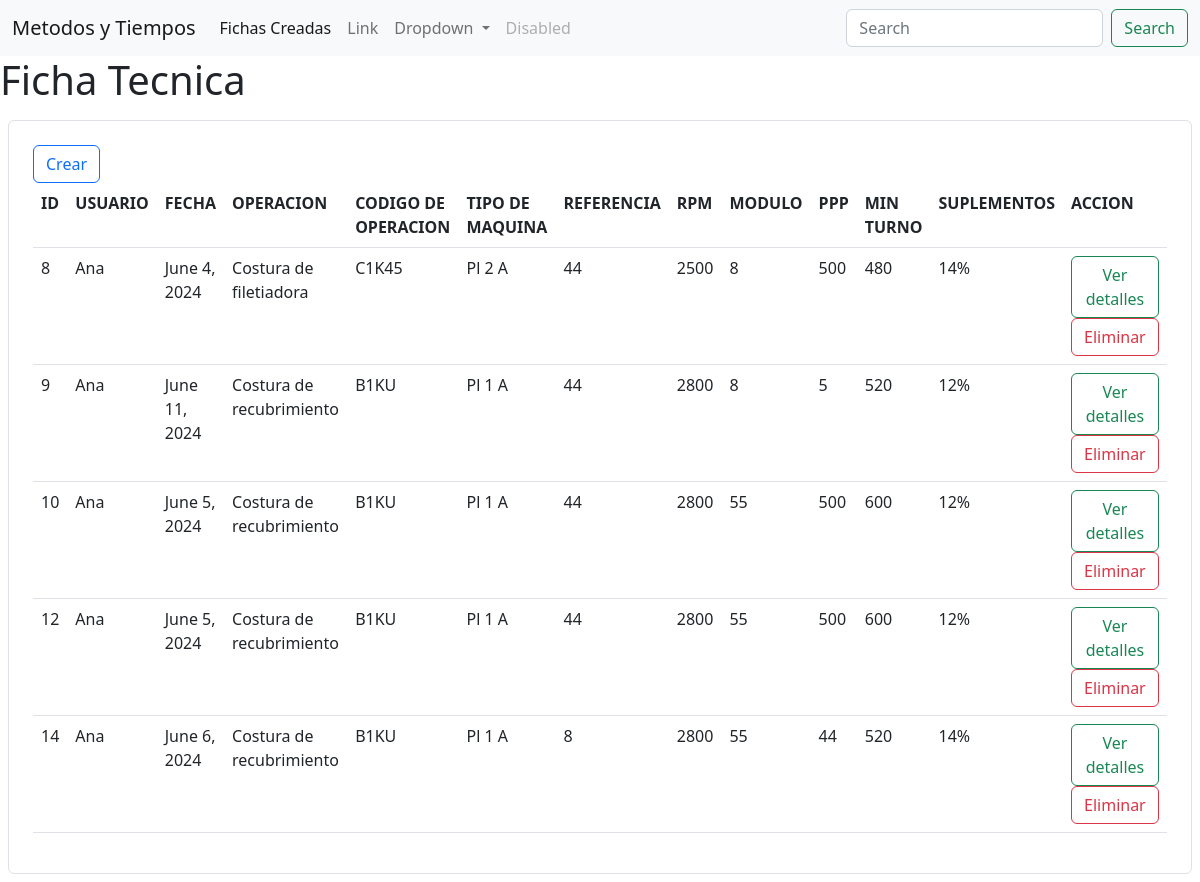
Page /listar_ficha on the earlier database version.
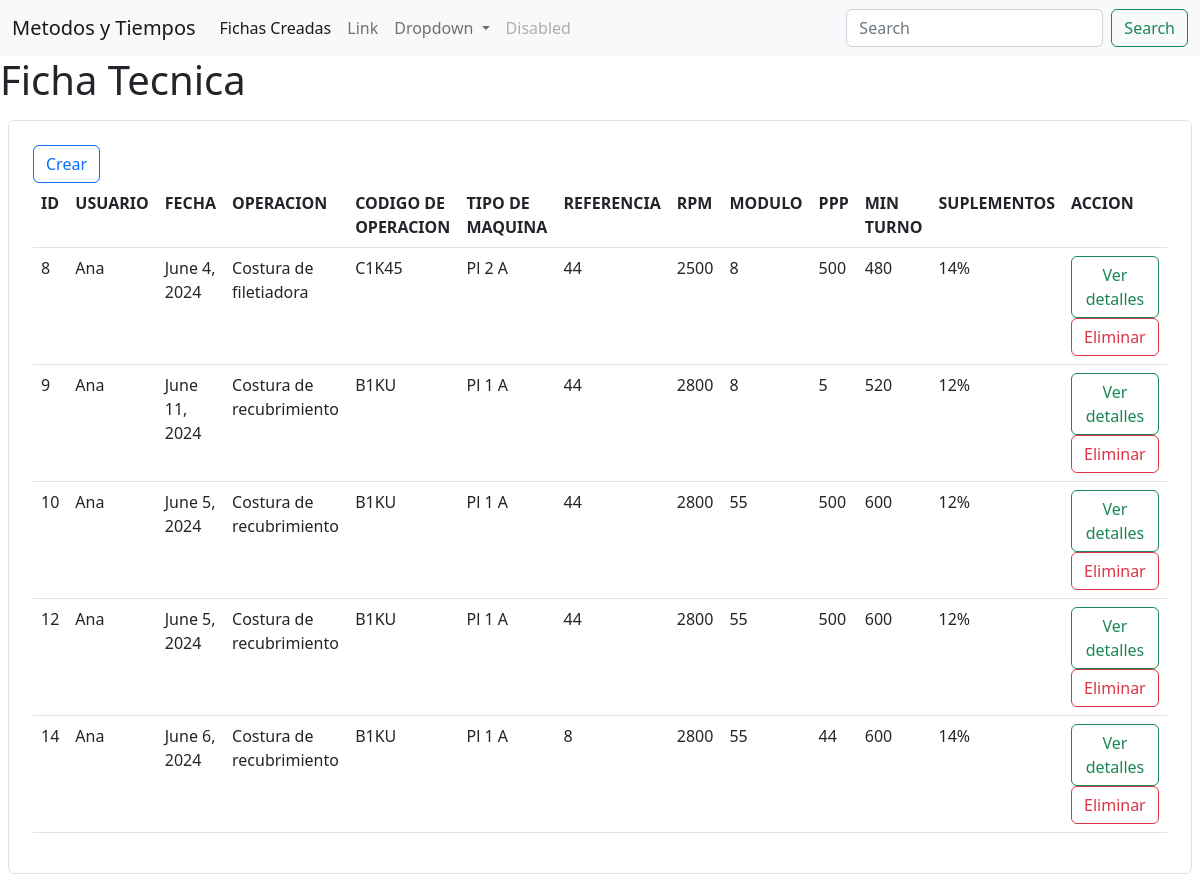
Same page on the later database version.
### app/models.py (models this page shows, shortened)
class FichaTecnica(models.Model):
    idFicha=models.BigAutoField(primary_key=True, blank=True)
    idUsuario=models.ForeignKey(Usuario,on_delete=models.CASCADE)
    fecha=models.DateField()
    operacion=models.ForeignKey(operacion,on_delete=models.CASCADE)
    codigo_Operacion=models.CharField(max_length=150)
    tipoMaquina=models.ForeignKey(MaquinaDeCoser,on_delete=models.CASCADE)
    ref=models.CharField(max_length=150)
    rpm=models.IntegerField()
    modulo=models.CharField(max_length=150)
    ppp=models.CharField(max_length=150)
    minTurno=models.ForeignKey(Turno,on_delete=models.CASCADE)
    suplementos=models.ForeignKey(Suplemento,on_delete=models.CASCADE)
    tipoTela=models.CharField(max_length=150)
    tiempoMinimoCostura=models.FloatField(default=0.0)
    gtf=models.ForeignKey(Gtf,on_delete=models.CASCADE)
    distanciaCostura=models.FloatField(default=0.0)
    numeroParadas=models.IntegerField(default=0)
    constante=models.FloatField(default=0.0006)
    factorAltaVelocidad=models.FloatField(default=0.0)
    paradaArranque=models.IntegerField(default=0)
    presicionParada=models.ForeignKey(Presicion_de_parada,on_delete=models.CASCADE)
    tmuCostura=models.FloatField(default=0.0)

class Turno(models.Model):
    id=models.BigAutoField(primary_key=True,blank=True)
    turno=models.IntegerField(null=True)
    def __str__(self):
        return f"{self.turno}"

class Usuario(models.Model):
    ROLES=(
        (1,"administrador"),
        (2,"usuario")
    )
    idUsuario=models.BigAutoField(primary_key=True, blank=True)
    nombre=models.CharField(max_length=50)
    apellido=models.CharField(max_length=50)
    contacto=models.CharField(max_length=50)
    email=models.CharField(max_length=50)
    nombreUsuario=models.CharField(max_length=50)
    contrasena=models.CharField(max_length=50)
    rol=models.IntegerField(choices=ROLES,default=2)
    def __str__(self):
        return f"{self.nombre}"

class operacion(models.Model):
    codigo=models.CharField(primary_key=True,blank=True,max_length=150)
    nombre=models.CharField(max_length=150)
    def __str__(self):
        return f"{self.nombre}"

class MaquinaDeCoser(models.Model):
    id=models.IntegerField(primary_key=True)
    nombre=models.CharField(max_length=150)
    rpm=models.IntegerField()
    puntadas_por_min=models.IntegerField()
    def __str__(self):
        return f"{self.nombre}"

class Suplemento(models.Model):
    id=models.BigAutoField(primary_key=True,blank=True)
    porcentaje=models.CharField(max_length=150,null=True)
    def __str__(self):
        return f"{self.porcentaje}"

### app/views.py (the view)
# urls.py: path('listar_ficha', listar_fichat,name="listar_ficha"),
def listar_fichat(request):
    q=FichaTecnica.objects.all()
    contex={"data":q}
    return render(request,'app/ficha/listar_fichat.html',contex)

### app/templates/app/ficha/listar_fichat.html (shortened to what this page needs)
{% extends 'app/base.html' %}
{% load static %}
{% block container %}
        <h1>Ficha Tecnica</h1>
    {% if data %}
    <div class="d-flex justify-content-center align-items-center">
        <div class="border p-4 rounded w-78 m-2">
            <a href="{% url 'form_fichat' %}" class="btn btn-outline-primary">Crear</a>
            <table class="table table-hover">
                <tr>
                    <th>ID</th>
                    <th>USUARIO</th>
                    <th>FECHA</th>
                    <th>OPERACION</th>
                    <th>CODIGO DE OPERACION</th>
                    <th>TIPO DE MAQUINA</th>
                    <th>REFERENCIA</th>
                    <th>RPM</th>
                    <th>MODULO</th>
                    <th>PPP</th>
                    <th>MIN TURNO</th>
                    <th>SUPLEMENTOS</th>
                    <th>ACCION</th>
                </tr>
                {% for i in data %}
                <tr>
                    <td>{{i.idFicha}}</td>
                    <td>{{i.idUsuario}}</td>
                    <td>{{i.fecha}}</td>
                    <td>{{i.operacion}}</td>
                    <td>{{i.codigo_Operacion}}</td>
                    <td>{{i.tipoMaquina}}</td>
                    <td>{{i.ref}}</td>
                    <td>{{i.rpm}}</td>
                    <td>{{i.modulo}}</td>
                    <td>{{i.ppp}}</td>
                    <td>{{i.minTurno}}</td>
                    <td>{{i.suplementos}}</td>
                    <td>
                        <a href="{% url 'editar_ficha_form' i.idFicha %}" class="btn btn-outline-success">Ver detalles</a>
                        <a href="{% url 'eliminar_ficha' i.idFicha %}" class="btn btn-outline-danger" onclick="return confirm('¿Estás seguro de eliminar?')">Eliminar</a>
                    </td>
                </tr>
                {% endfor %}
            </table>
        </div>
    </div>
    {% else %}
    <h1>No hay registros en el momento</h1>
    {% endif %}
{% endblock %}

Differences in the rows shown:
changed FichaTecnica "June 6, 2024": minTurno "520" → "600"
